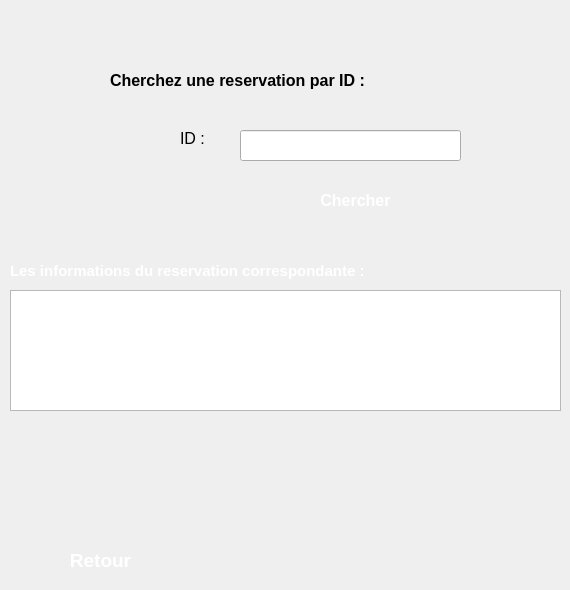
      <widget class="QWidget" name="page_10">
       <widget class="QLabel" name="label_48">
        <property name="geometry">
         <rect>
          <x>180</x>
          <y>130</y>
          <width>55</width>
          <height>16</height>
         </rect>
        </property>
        <property name="font">
         <font>
          <pointsize>12</pointsize>
         </font>
        </property>
        <property name="text">
         <string>ID :</string>
        </property>
       </widget>
       <widget class="QLabel" name="label_49">
        <property name="geometry">
         <rect>
          <x>110</x>
          <y>60</y>
          <width>371</width>
          <height>41</height>
         </rect>
        </property>
        <property name="font">
         <font>
          <pointsize>12</pointsize>
          <weight>75</weight>
          <bold>true</bold>
         </font>
        </property>
        <property name="text">
         <string>Cherchez une reservation par ID :</string>
        </property>
       </widget>
       <widget class="QTableView" name="tableView_5">
        <property name="geometry">
         <rect>
          <x>10</x>
          <y>290</y>
          <width>551</width>
          <height>121</height>
         </rect>
        </property>
       </widget>
       <widget class="QLineEdit" name="lineEdit_18">
        <property name="geometry">
         <rect>
          <x>240</x>
          <y>130</y>
          <width>221</width>
          <height>31</height>
         </rect>
        </property>
       </widget>
       <widget class="QPushButton" name="pushButton_23">
        <property name="geometry">
         <rect>
          <x>260</x>
          <y>180</y>
          <width>191</width>
          <height>41</height>
         </rect>
        </property>
        <property name="font">
         <font>
          <pointsize>12</pointsize>
          <weight>75</weight>
          <bold>true</bold>
         </font>
        </property>
        <property name="styleSheet">
         <string notr="true">#pushButton_23{
background-color: transparent;
background-image: url(C:/Users/amdouni/Desktop/Res_Clients/black.png);
border: none;
color:white;
background-repeat: none;
}</string>
        </property>
        <property name="text">
         <string>Chercher</string>
        </property>
       </widget>
       <widget class="QLabel" name="label_50">
        <property name="geometry">
         <rect>
          <x>10</x>
          <y>250</y>
          <width>551</width>
          <height>41</height>
         </rect>
        </property>
        <property name="font">
         <font>
          <pointsize>11</pointsize>
          <weight>75</weight>
          <bold>true</bold>
         </font>
        </property>
        <property name="styleSheet">
         <string notr="true">#label_50{
background-color: transparent;

border: none;
color:white;

}</string>
        </property>
        <property name="text">
         <string>Les informations du reservation correspondante :</string>
        </property>
       </widget>
       <widget class="QLabel" name="label_54">
        <property name="geometry">
         <rect>
          <x>150</x>
          <y>460</y>
          <width>311</width>
          <height>16</height>
         </rect>
        </property>
        <property name="font">
         <font>
          <pointsize>12</pointsize>
         </font>
        </property>
        <property name="text">
         <string/>
        </property>
       </widget>
       <widget class="QPushButton" name="pushButton_15">
        <property name="geometry">
         <rect>
          <x>10</x>
          <y>540</y>
          <width>181</width>
          <height>41</height>
         </rect>
        </property>
        <property name="font">
         <font>
          <pointsize>14</pointsize>
          <weight>75</weight>
          <bold>true</bold>
         </font>
        </property>
        <property name="styleSheet">
         <string notr="true">#pushButton_15{
background-color: transparent;
background-image: url(C:/Users/amdouni/Desktop/Res_Clients/black.png);
border: none;
color:white;
background-repeat: none;
}</string>
        </property>
        <property name="text">
         <string>Retour</string>
        </property>
       </widget>
      </widget>
